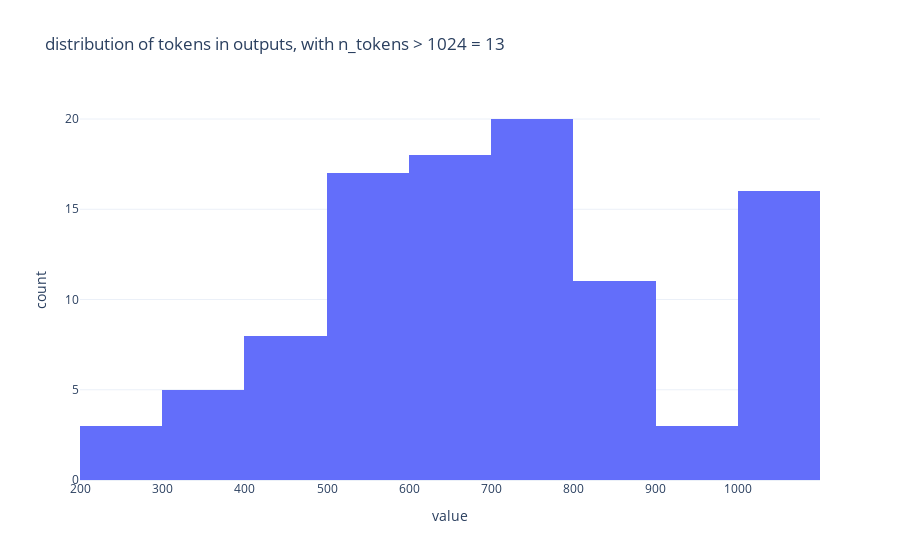

Source (notebook cell):
### Code cell
fig = px.histogram(model1_tokens, title=f"distribution of tokens in outputs, with n_tokens > 1024 = {exceeded_1}")
fig.update_layout(showlegend=False, template="plotly_white")
fig

### Figure 1 — Plotly figure (JSON) as saved in the notebook; plotly's stock layout.template omitted (floating-point values rounded to 4 significant figures)
{"data": [{"bingroup": "x", "hovertemplate": "variable=0<br>value=%{x}<br>count=%{y}<extra></extra>", "legendgroup": "0", "marker": {"color": "#636efa", "pattern": {"shape": ""}}, "name": "0", "orientation": "v", "showlegend": true, "type": "histogram", "x": [753, 787, 1038, 756, 483, 878, 737, 1032, 793, 689, 1045, 690, 637, 456, 590, 277, 642, 466, 260, 645, 573, 708, 619, 627, 546, 747, 408, 802, 706, 441, 542, 340, 873, 550, 1028, 710, 711, 374, 664, 490, 847, 506, 542, 469, 827, 591, 565, 975, 752, 1029, 850, 530, 722, 352, 1025, 1054, 613, 641, 695, 599, 627, 767, 558, 1031, 629, 660, 1026, 565, 312, 673, 522, 507, 780, 747, 669, 785, 591, 447, 1019, 659, 825, 1027, 251, 691, 1031, 743, 579, 1018, 362, 1021, 814, 921, 857, 885, 736, 1030, 972, 1030, 724, 745, 871], "xaxis": "x", "yaxis": "y"}], "layout": {"barmode": "relative", "legend": {"title": {"text": "variable"}, "tracegroupgap": 0}, "showlegend": false, "title": {"text": "distribution of tokens in outputs, with n_tokens > 1024 = 13"}, "xaxis": {"anchor": "y", "domain": [0, 1], "title": {"text": "value"}}, "yaxis": {"anchor": "x", "domain": [0, 1], "title": {"text": "count"}}}}
